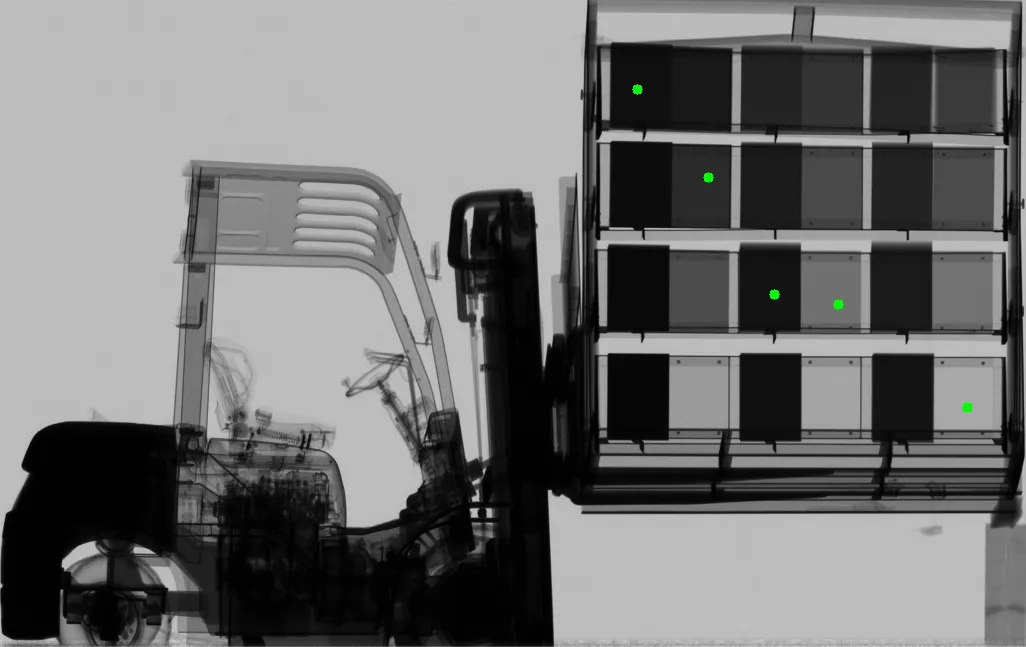
#> input picture Rsc/light_weight_sam.webp, 1026 x 647 px
$ python -i detect_roi.py   (imports and definitions only)
#> lines starting #> are read from the running program, lines starting #| are printed output that depends on the picture; after the words box and inside, x2 and y2 are one past the last pixel; in counts of white or black regions, pixels touching at a corner belong together
### common.py
import math

import cv2 as cv
import numpy as np

MIN_AR = 0.4
MAX_AR = 2.0
MIN_FILL = 0.50
MIN_AREA_RATIO = 0.00075
MAX_AREA_RATIO = 0.01


def calculate_kernel_size(img_shape):
    """Compute an odd kernel size scaled from the image area."""
    height, width = img_shape[:2]
    dvec = math.sqrt(math.sqrt(width * height))
    ksize = max(1, int(dvec))
    return ksize if ksize % 2 == 1 else ksize + 1


# [33 lines left out: function visualize, not called in this run]

### detect_roi.py
import cv2 as cv
import numpy as np

from common import calculate_kernel_size


def adaptive_gaussian(gray_img):
    """Apply an adaptive Gaussian blur to smooth the grayscale image."""
    ksize = calculate_kernel_size(gray_img.shape)
    sigma = 0.3 * (((ksize - 1) * 0.5) - 1) + 0.8
    return cv.GaussianBlur(gray_img, (ksize, ksize), sigma)


def preprocess(gray_img):
    """Normalize and threshold the image to produce a binary ROI candidate mask."""
    normalized = cv.normalize(gray_img, None, 0, 255, cv.NORM_MINMAX, cv.CV_8U)
    gray_blurred = adaptive_gaussian(normalized)
    _otsu_val, binary_otsu = cv.threshold(
        gray_blurred,
        0,
        255,
        cv.THRESH_BINARY_INV | cv.THRESH_OTSU,
    )
    return binary_otsu


def refine_roi_mask(binary_mask: np.ndarray):
    """Remove thin mask connections with a small morphological opening."""
    # Remove thin bridges that incorrectly connect the panel to nearby structure.
    kernel = cv.getStructuringElement(cv.MORPH_RECT, (5, 5))
    return cv.morphologyEx(binary_mask, cv.MORPH_OPEN, kernel, iterations=1)


def find_largest_component_bbox(binary_mask: np.ndarray):
    """Return the bounding box of the largest connected foreground component."""
    n_labels, _labels, stats, _centroids = cv.connectedComponentsWithStats(
        binary_mask,
        connectivity=8,
        ltype=cv.CV_32S,
    )

    best_label = -1
    best_area = 0
    for i in range(1, n_labels):
        area = int(stats[i, cv.CC_STAT_AREA])
        if area > best_area:
            best_area = area
            best_label = i

    if best_label < 0 or best_area <= 0:
        return None

    x = int(stats[best_label, cv.CC_STAT_LEFT])
    y = int(stats[best_label, cv.CC_STAT_TOP])
    w = int(stats[best_label, cv.CC_STAT_WIDTH])
    h = int(stats[best_label, cv.CC_STAT_HEIGHT])
    return (x, y, w, h), best_area


def detect_roi(img: np.ndarray):
    """Extract and normalize the largest connected ROI region from the input image."""
    binary_img = preprocess(img)
    binary_img = refine_roi_mask(binary_img)
    roi_data = find_largest_component_bbox(binary_img)
    (x, y, w, h), _ = roi_data
    out_roi = img[y:y + h, x:x + w]
    out_roi = cv.normalize(out_roi, None, 0, 255, cv.NORM_MINMAX, cv.CV_8U)
    return out_roi, (x, y)

>>> import cv2
>>> picture = cv2.imread('Rsc/light_weight_sam.webp', cv2.IMREAD_GRAYSCALE)
#> picture: shape (647, 1026); min 0, max 208, mean 113.4
>>> result = detect_roi(picture)
#> in preprocess, `normalized = cv.normalize(gray_img, None, 0, 255, cv.NORM_MINMAX, cv.C..`:
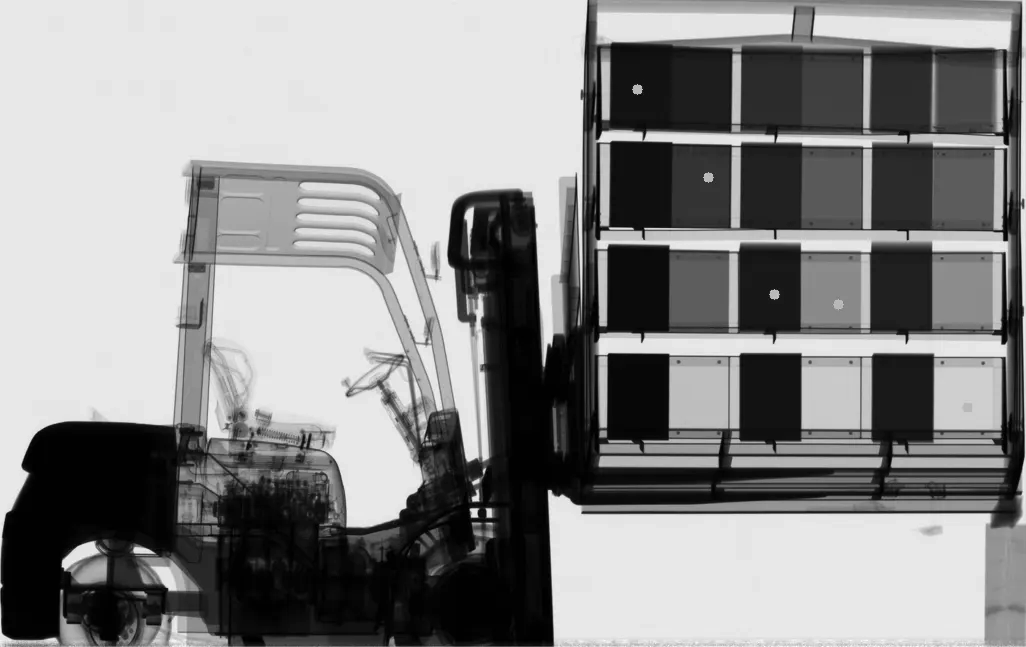
#> normalized: shape (647, 1026); min 0, max 255, mean 139.1
#> in adaptive_gaussian, `return cv.GaussianBlur(gray_img, (ksize, ksize), sigma)`:
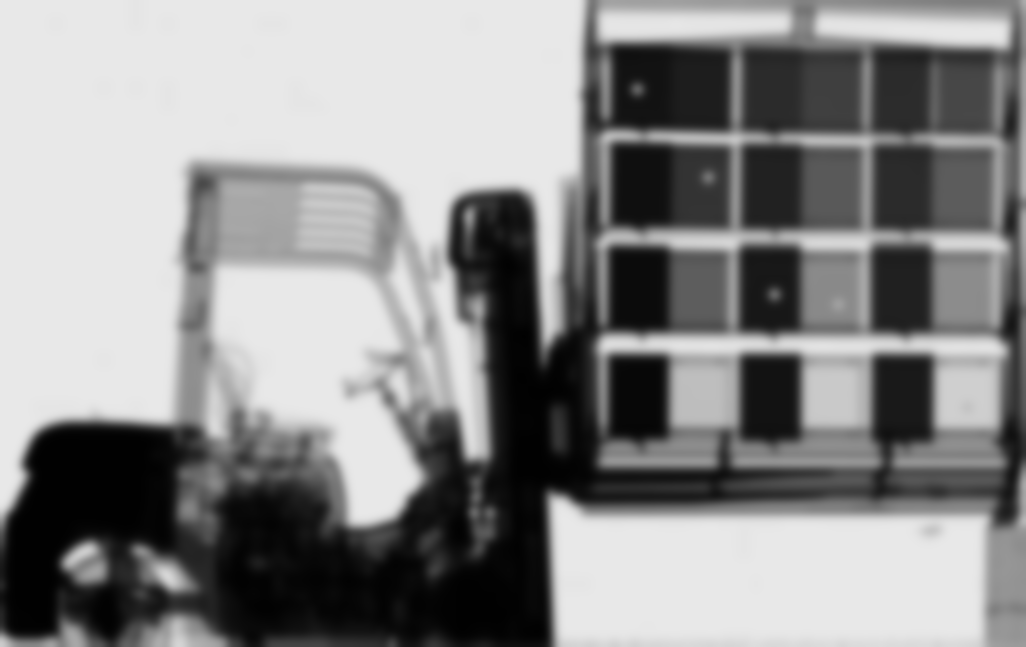
#> returned value: shape (647, 1026); min 1, max 232, mean 139
#> in preprocess, `_otsu_val, binary_otsu = cv.threshold( gray_blurred, 0, 255, cv.THRESH..`:
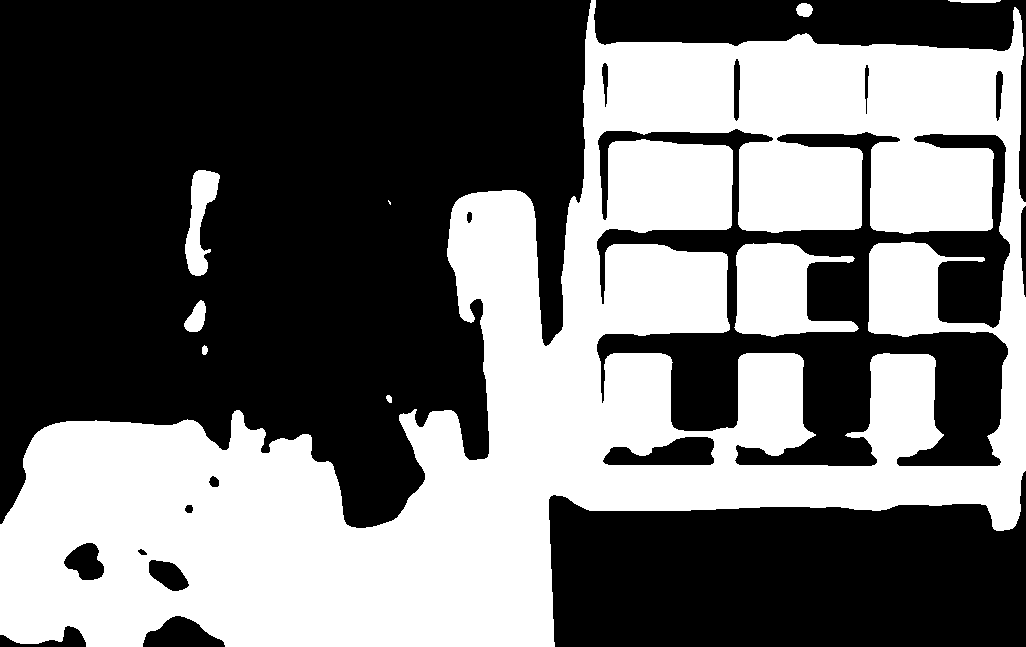
#> binary_otsu: shape (647, 1026); 42.8% white; 9 white regions (1 under 20 px), largest, box (x1, y1, x2, y2) and area: (0, 0, 1026, 647) 274310, (734, 243, 859, 337) 7137, (185, 170, 220, 276) 1928
#> in refine_roi_mask, `return cv.morphologyEx(binary_mask, cv.MORPH_OPEN, kernel, iterations=1)`: returned value: shape (647, 1026); 42.8% white; 9 white regions, largest, box (x1, y1, x2, y2) and area: (0, 0, 1026, 647) 263454, (738, 140, 863, 233) 10563, (735, 243, 857, 337) 7122
#> in find_largest_component_bbox, `n_labels, _labels, stats, _centroids = cv.connectedComponentsWithStats..`:
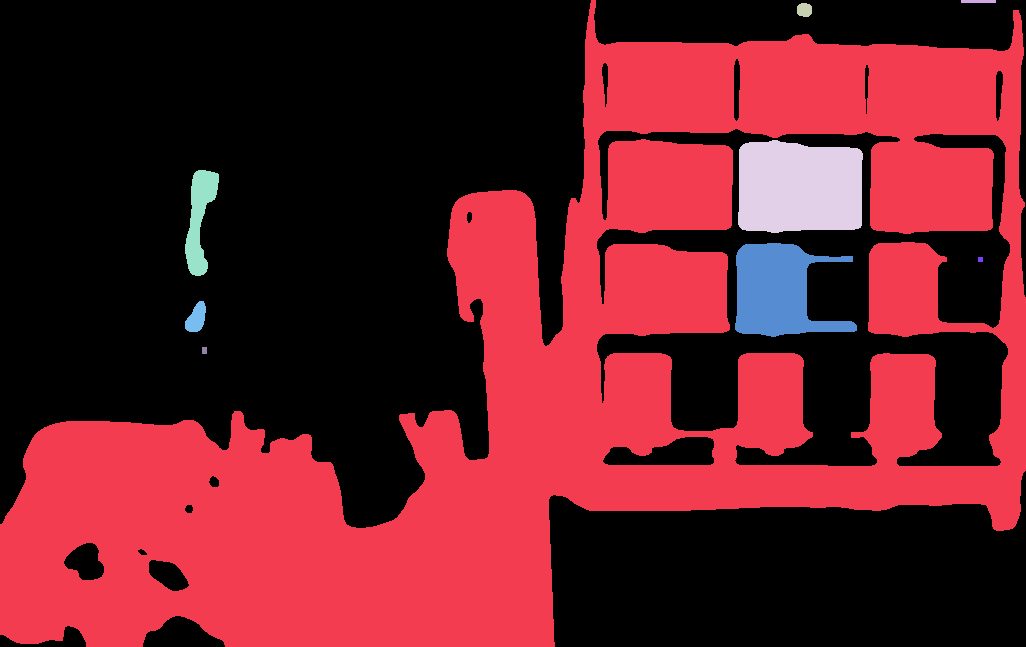
#> _labels: shape (647, 1026) int32; 10 distinct labels, from 0 to 9; one colour per label, 0 black
#> in find_largest_component_bbox, `n_labels, _labels, stats, _centroids = cv.connectedComponentsWithStats..`: n_labels = 10; stats = [[0, 0, 1026, 647, 380002], [0, 0, 1026, 647, 263454], [961, 0, 35, 3, 105], [797, 3, 15, 14, 180], [738, 140, 125, 93, 10563], [185, 170, 34, 106, 1898], [735, 243, 122, 94, 7122], [978, 257, 5, 5, 25], [185, 301, 21, 31, 438], [202, 347, 5, 7, 35]]
#> the loop in find_largest_component_bbox, `for i in range(1, n_labels):` made 9 passes
#> (area, best_area) on pass 1: (263454, 263454)
#> area on passes 2 to 7: 105, 180, 10563, 1898, 7122, 25
#> after the loop in find_largest_component_bbox, `for i in range(1, n_labels):`: best_area = 263454; best_label = 1
#> in find_largest_component_bbox, `x = int(stats[best_label, cv.CC_STAT_LEFT])`: x = 0
#> in find_largest_component_bbox, `w = int(stats[best_label, cv.CC_STAT_WIDTH])`: w = 1026
#> in find_largest_component_bbox, `h = int(stats[best_label, cv.CC_STAT_HEIGHT])`: h = 647
#> in detect_roi, `roi_data = find_largest_component_bbox(binary_img)`: roi_data = ((0, 0, 1026, 647), 263454)
#> in detect_roi, `(x, y, w, h), _ = roi_data`: x = 0; w = 1026; h = 647
